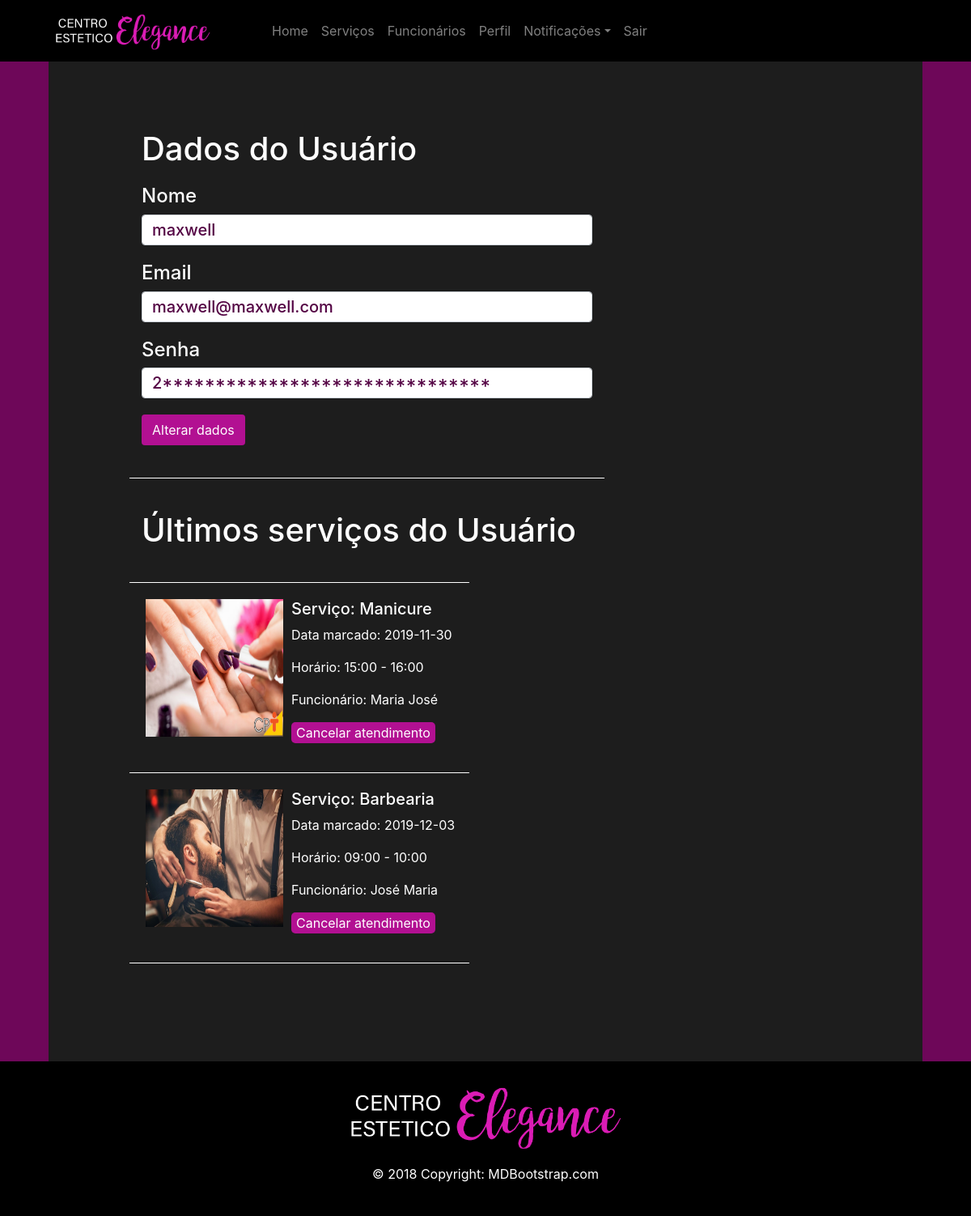
The app's page /perfil/index (signed in) with its own data.
### tables this page shows
CREATE TABLE IF NOT EXISTS `atendimento` (
  `idAtendimento` int(11) NOT NULL AUTO_INCREMENT,
  `cliente` int(11) NOT NULL,
  `horario` int(11) NOT NULL,
  `data` date NOT NULL,
  PRIMARY KEY (`idAtendimento`),
  KEY `cliente` (`cliente`)
);

CREATE TABLE IF NOT EXISTS `servico` (
  `idServico` int(11) NOT NULL AUTO_INCREMENT,
  `descServico` varchar(35) NOT NULL,
  `valorServico` float NOT NULL,
  `imagemServico` varchar(30) NOT NULL,
  PRIMARY KEY (`idServico`)
);

CREATE TABLE IF NOT EXISTS `horario` (
  `idHorario` int(11) NOT NULL AUTO_INCREMENT,
  `horario` varchar(30) NOT NULL,
  `horarioReal` time NOT NULL,
  `duracao` time NOT NULL,
  `funcHorario` int(11) NOT NULL,
  PRIMARY KEY (`idHorario`),
  KEY `aloc` (`funcHorario`)
);

CREATE TABLE IF NOT EXISTS `funcionario` (
  `idFunc` int(11) NOT NULL AUTO_INCREMENT,
  `nomeFunc` varchar(50) NOT NULL,
  `cpfFunc` char(11) NOT NULL,
  `descFunc` varchar(255) NOT NULL,
  `servicoFunc` int(11) NOT NULL,
  `fotoFunc` varchar(60) NOT NULL,
  PRIMARY KEY (`idFunc`)
);

### app/site/controllers/Perfil.php (called while the page is built, shortened)
<?php
class Perfil {
    public function index() {
        $this->dados = filter_input_array(INPUT_POST, FILTER_DEFAULT);
        $listar = new \Site\Models\Logos();
        $this->dados['logos'] = $listar->listar();
        $listar = new \Site\Models\Perfil();
        $this->dados['atendimentosPerfil'] = $listar->listarAtendimentosPerfil();
        $listar = new \Site\Models\Notificacao();
        $this->dados['notificacao'] = $listar->listarNotUser($_SESSION['idCliente']);
        $carregarView = new \Config\ConfigView("perfil/index", $this->dados);
        $carregarView->renderizar();
    }
}

### index.php (called while the page is built, shortened)
<?php
    $url = new Home();
    $url->carregar();

### app/site/models/helper/ModelsRead.php (called while the page is built, shortened)
<?php
class ModelsRead extends ModelsConn {
    private $select;
    private $values;
    private $query;
    public function exeReadEspecifico($query, $parseString = null) {
        if (!empty($parseString)) {
            parse_str($parseString, $this->values);
        }
        $this->select = (string) $query;
        $this->executarInstrucao();
    }
    private function conexao(){
        $this->conn = parent::getConn();
        $this->query = $this->conn->prepare($this->select);
        $this->query->setFetchMode(PDO::FETCH_ASSOC);
    }
    private function getInstrucao(){
        if ($this->values) {
            foreach ($this->values as $link => $valor) {
                if ($link == 'limit' || $link == 'offset') {
                    $valor = (int)$valor;
                }
                $this->query->bindValue(":{$link}", $valor, (is_int($valor) ? PDO::PARAM_INT : PDO::PARAM_STR));
            }
        }
    }
    private function executarInstrucao(){
        $this->conexao();
        try{
            $this->getInstrucao();
            $this->query->execute();
            $this->result = $this->query->fetchAll();
        }catch (PDOException $e){
            $this->result = null;
            $this->msg =  "<strong>Erro ao Ler dados:</strong> {$e->getMessage()}";
        }
    }
}

### app/site/models/helper/ModelsConn.php (called while the page is built, shortened)
<?php
class ModelsConn{
    public static $host = HOST;
    public static $dbname = DBNAME;
    public static $user = USER;
    public static $pass = PASS;
    public static $conexao = null;
    private static function conectar(){
        try{
            if (self::$conexao == null) {
                self::$conexao = new PDO('mysql:host=' . self::$host . ';dbname=' . self::$dbname
                    .";charset=utf8", self::$user, self::$pass);
            }
        }catch (Exception $e) {
            echo $e->getMessage();
            die;
        }
        return self::$conexao;
    }
    public function getConn(){
        return self::conectar();
    }
}

### app/site/models/Perfil.php (called while the page is built, shortened)
<?php
class Perfil{
    private $result;
    public function listarAtendimentosPerfil(){
        $id = $_SESSION['idCliente'];
        $listar = new \Site\models\helper\ModelsRead();
        $listar->exeReadEspecifico("SELECT a.*, h.horario, f.nomeFunc, s.descServico, s.imagemServico
                                    FROM atendimento a INNER JOIN horario h
                                        ON a.horario = h.idHorario INNER JOIN funcionario f
                                            ON h.funcHorario = f.idFunc INNER JOIN servico s
                                                ON f.servicoFunc = s.idServico
                                    WHERE a.cliente = :id
                                    ORDER BY a.idAtendimento DESC", "id=$id" );
        $this->result['atendimentosPerfil'] = $listar->getResult();
        return $this->result['atendimentosPerfil'];
    }
}

### app/site/views/perfil/index.php (the view, shortened to what this page needs)
<main role="main">
    <div id="perfil" class="text-white">
        <div id="dadosUsuario">
            <div id="titulo" class="col-md-12">
                <h1>Dados do Usuário</h1>
            </div>
            <div id="item" class="col-md-8">
                <h4>Nome</h4>
                <div id="caixaDeTexto" class="form-control">
                    <h5> <?=$_SESSION['nomeCliente']?></h5>
                </div>
            </div>
            <div id="item" class="col-md-8">
                <h4>Email</h4>
                <div id="caixaDeTexto" class="form-control">
                    <h5> <?=$_SESSION['emailCliente']?></h5>
                </div>
            </div>
            <div id="item" class="col-md-8">
                <h4>Senha</h4>
                <div id="caixaDeTexto" class="form-control">
                    <h5>
                        <?php
                            echo $_SESSION['senhaCliente'][0];
                            for($j = 1; $j < strlen($_SESSION['senhaCliente']); $j++) {
                                echo "*";
                            }
                        ?>
                    </h5>
                </div>
            </div>
            <div id="item" class="col-md-8" style="display: flex">
                <div id="botaoBusca" class="btn">
                    <a href="<?= URL; ?>perfil/alterarDados" class="text-white">Alterar dados</a>
                </div>
            </div>
        </div>
        <div id="separador">
            <div class="col-md-8"></div>
        </div>
        <div id="servicosUser" class="text-white">
            <div id="titulo" class="col-md-12">
                <h1>Últimos serviços do Usuário</h1>
            </div>
            <div id="separador" style="margin-top: 40px">
                <div class="col-md-5"></div>
            </div>
            <?php
                foreach($this->dados['atendimentosPerfil'] as $atendimentos){
            ?>
            <div id="servico" class="col-md-6">
                <img src="<?=URL.'assets/img/servicos/'.$atendimentos['imagemServico']?>" width="170px" height="170px">
                <div id="tituloServico">
                    <h5>Serviço: <?=$atendimentos['descServico']?> </h5>
                    <p>Data marcado: <?=$atendimentos['data']?> </p>
                    <p>Horário: <?=$atendimentos['horario']?> </p>
                    <p>Funcionário: <?=$atendimentos['nomeFunc']?> </p>
                    <form method="post" name="cancelar">
                        <p><button id="botaoCancelar" type="button" data-toggle="modal" data-target=".bd-example-modal-sm<?=$atendimentos['idAtendimento']?>">Cancelar atendimento</button></p>
                    </form>
                </div>
            </div>
            <div id="separador">
                <div class="col-md-5"></div>
            </div>
            <?php
                }
            ?>
        </div>
    </div>
    <div style="height: 80px"></div>
</main>

### assets/css/menu.css (style rules this page uses)
html { height: 100%; }
body { min-height: 100%; display: flex; flex-direction: column; background-color: #6e0759; }
#botaoBusca { background-color: #b21092; color: white }

### assets/css/perfil.css (style rules this page uses)
#perfil { margin-left: 100px; margin-top: 100px; margin-right: 100px; padding-bottom: 40px; }
#dadosUsuario { margin-bottom: 40px; }
#titulo { text-align: left; }
#item { margin-top: 20px; }
#caixaDeTexto { color: #540444; }
#servicosUser { margin-top: 40px; }
#separador div { min-width: 420px; border-bottom: 1px solid #fff; }
#servico { display: flex; padding: 20px; min-width: 400px; }
#tituloServico { margin-left: 10px; }
#botaoCancelar { background-color: #b21092; color: white; border-style: none; border-radius: 5px; }

### records on screen
atendimento: servico.imagemServico (picture), servico.descServico "Manicure", data "2019-11-30", horario.horario "15:00 - 16:00", funcionario.nomeFunc "Maria José"
atendimento: servico.imagemServico (picture), servico.descServico "Barbearia", data "2019-12-03", horario.horario "09:00 - 10:00", funcionario.nomeFunc "José Maria"

### other values on screen
$_SESSION['nomeCliente'] "maxwell"
$_SESSION['emailCliente'] "maxwell@maxwell.com"
$_SESSION['senhaCliente'][0] "2"
